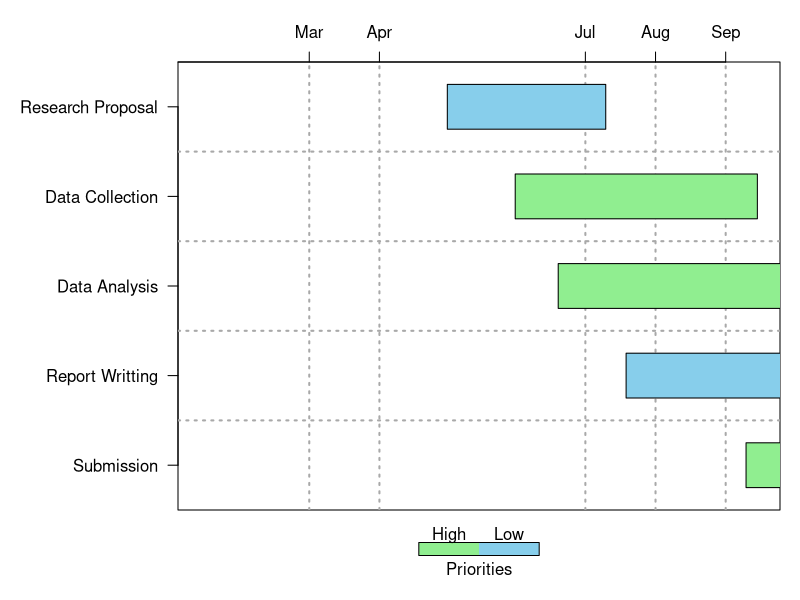
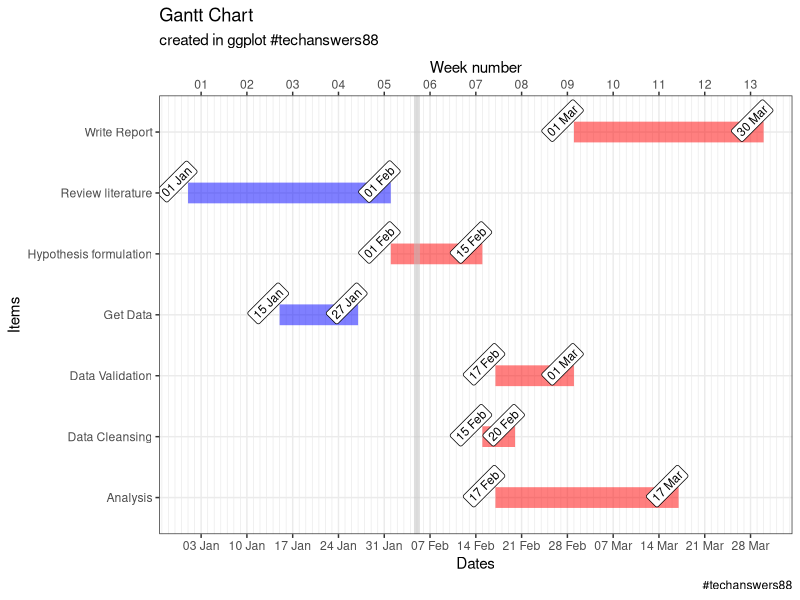
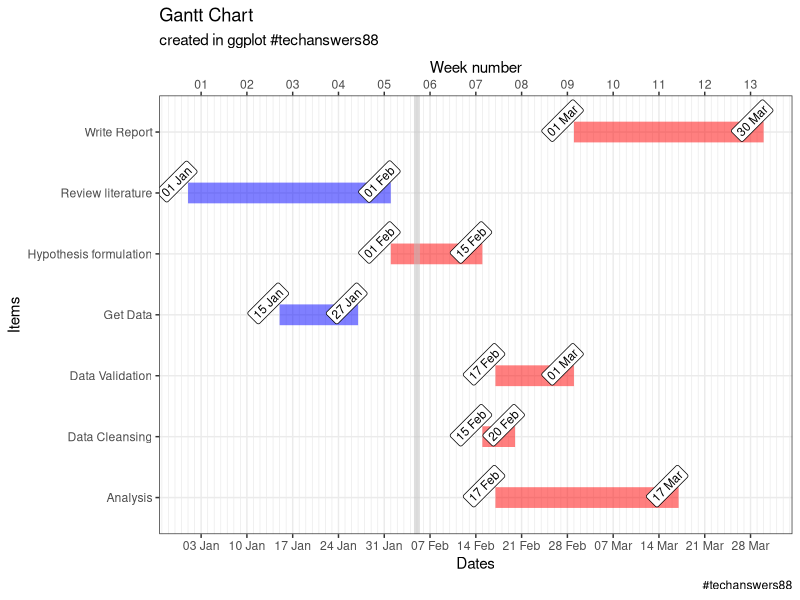
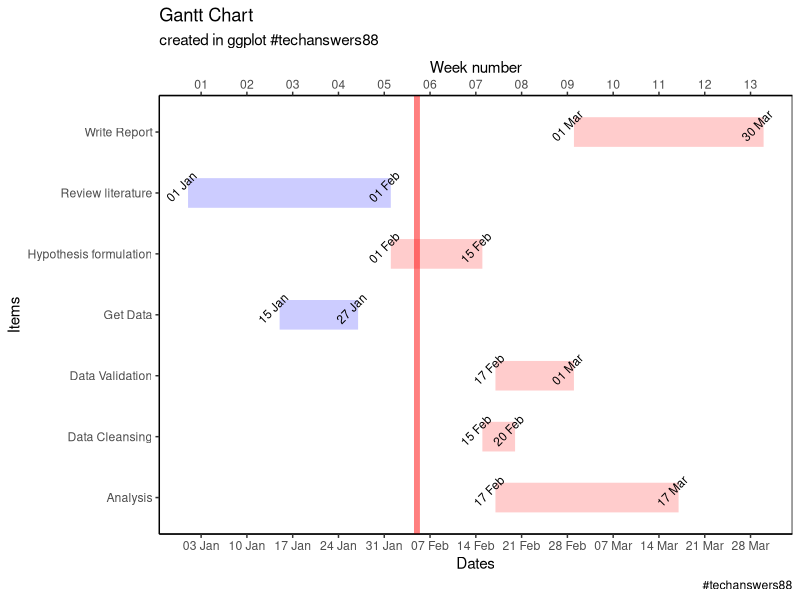
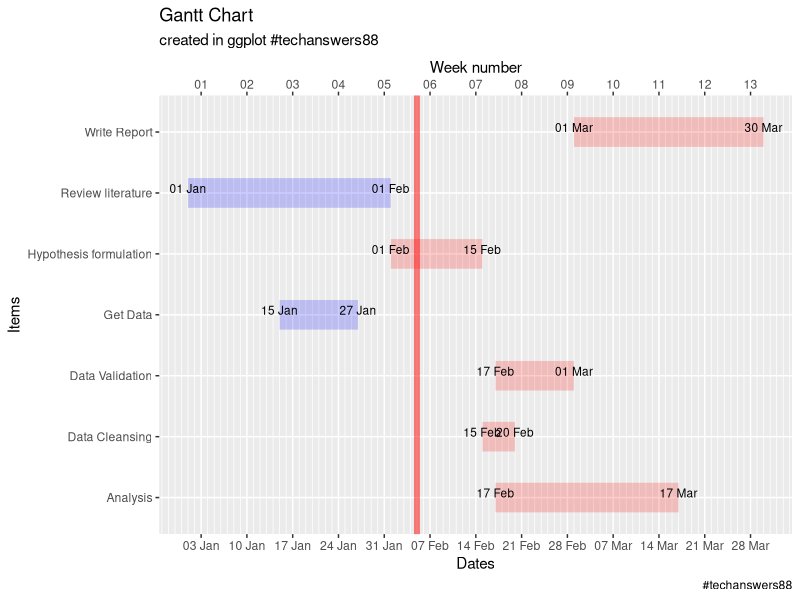
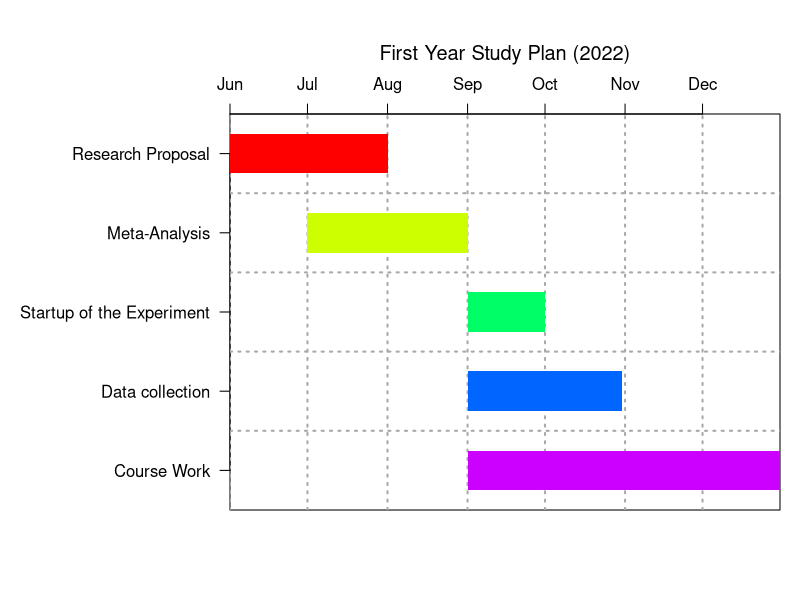
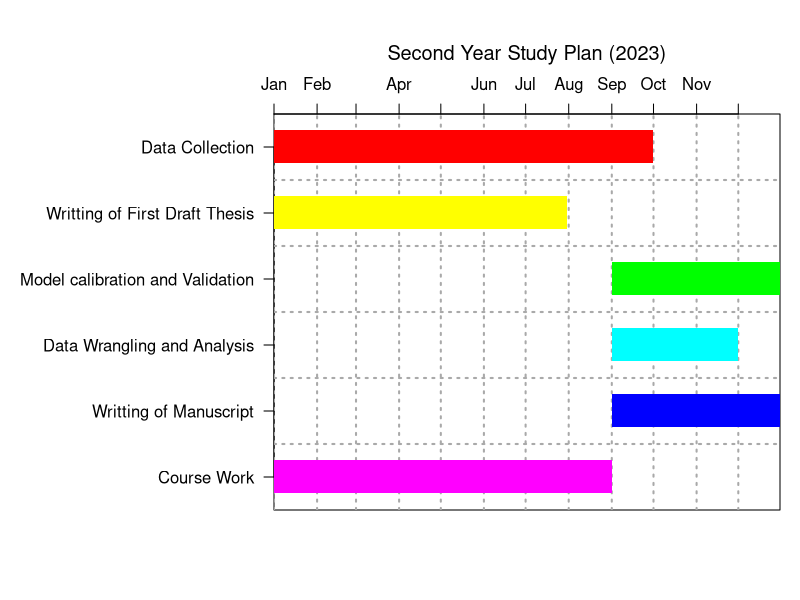
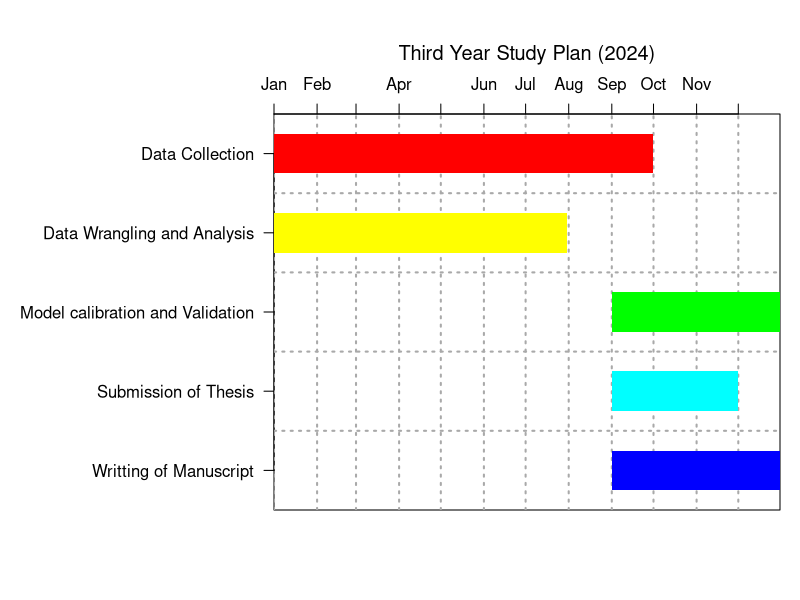

Write R code to recreate these figures, in order.
# Gant chart in R

library(plotrix)
library(lubridate)

task = list(labels=c('Research Proposal','Data Collection',
                     'Data Analysis','Report Writting','Submission'),
            starts=ymd(c('2022-05-01','2022-05-31','2022-06-19','2022-07-19','2022-09-10')),
            ends=ymd(c('2022-07-10','2022-09-15','2022-10-11','2022-12-02','2022-10-13')),
            priorities=c(2,1,1,2,1))


# Vertical grid position

vgridpos=ymd(c('2022-01-01','2022-03-01','2022-04-01','2022-07-01','2022-08-01','2022-09-01'))

# Vertical grid labels

vgridlab=c('Jan','Mar','Apr','Jul','Aug','Sep')

gantt.chart(x = task,vgridpos = vgridpos,vgridlab = vgridlab,hgrid = TRUE,priority.legend = TRUE,xlim = ymd(as.Date(c('2022-01-02','2022-09-25'))),
            taskcolors = c('lightgreen','skyblue'),border.col = 'black')



###########################################################################
###########################################################################
###                                                                     ###
###                           GANT CHART IN R                           ###
###                                                                     ###
###########################################################################
###########################################################################


# GGPLOT GANTT CHART
library(ggplot2)
library(tidyr)
library(lubridate)

df <- data.frame(Stage = c("Review literature" , "Hypothesis formulation"
                           , "Get Data"          , "Data Cleansing"
                           , "Data Validation"   , "Analysis"
                           ,"Write Report")
                 , Start = c("2022-01-01"      ,"2022-02-01"
                             ,"2022-01-15"        ,"2022-02-15"
                             ,"2022-02-17"        , "2022-02-17"
                             , "2022-03-01")

                 ,End = c("2022-02-01"         ,"2022-02-15"
                          ,"2022-01-27"        ,"2022-02-20"
                          ,"2022-03-01"        , "2022-03-17"
                          , "2022-03-30")
                 , Complete = c(TRUE, FALSE,TRUE, FALSE, FALSE, FALSE, FALSE))





df$Start <- ymd(df$Start)
df$End <- ymd(df$End)



df.melt <- df%>%
  tidyr::pivot_longer(col = c(Start,End))


today <- as.Date('2022-02-05')


# First Chart

pl <- ggplot(df.melt, aes(x = value, y = Stage, colour = Complete ))
pl <- pl + geom_line( alpha = 0.5, size = 7)
pl <- pl + geom_label(aes(label = format(value, "%d %b")), vjust = -0.5, angle = 45, size = 3, color = "black")
pl <- pl + theme_bw()
pl <- pl + geom_vline(xintercept = today, color = "grey", size = 2, alpha = 0.5)
pl <- pl + labs(title = "Gantt Chart")
pl <- pl + labs(subtitle = "created in ggplot #techanswers88")
pl <- pl + labs(caption = "#techanswers88")
pl <- pl + labs(x = "Date")
pl <- pl + labs(y = "Items")
pl <- pl + scale_color_manual(values = c("red", "blue"))
pl <- pl + theme(legend.position = "none")
pl <- pl + scale_x_date(name = "Dates"
                        ,  date_labels = "%d %b"
                        ,  date_breaks = "1 week"
                        , minor_breaks = "1 day"
                        ,  sec.axis =  dup_axis(name = "Week number",labels = scales::date_format('%W')))

pl


# Second Chart

pl <- ggplot(df.melt, aes(x = value, y = Stage, colour = Complete ))
pl <- pl + geom_line( alpha = 0.5, size = 7)
pl <- pl + geom_label(aes(label = format(value, "%d %b")), vjust = -0.5, angle = 45, size = 3, color = "black")
pl <- pl + theme_bw()
pl <- pl + geom_vline(xintercept = today, color = "grey", size = 2, alpha = 0.5)
pl <- pl + labs(title = "Gantt Chart")
pl <- pl + labs(subtitle = "created in ggplot #techanswers88")
pl <- pl + labs(caption = "#techanswers88")
pl <- pl + labs(x = "Date")
pl <- pl + labs(y = "Items")
pl <- pl + scale_color_manual(values = c("red", "blue"))
pl <- pl + theme(legend.position = "none")
pl <- pl + scale_x_date(name = "Dates"
                        ,  date_labels = "%d %b"
                        ,  date_breaks = "1 week"
                        , minor_breaks = "1 day"
                        ,  sec.axis =  dup_axis(name = "Week number",labels = scales::date_format('%W')))

pl


# Third Chart

pl <- ggplot(df.melt, aes(x = value, y = Stage, colour = Complete ))
pl <- pl + geom_line( alpha = 0.2, size = 10)
pl <- pl + geom_text(aes(label = format(value, "%d %b")), vjust = -0.5, angle = 45, size = 3, color = "black")
pl <- pl +   theme_classic()
pl <- pl + geom_vline(xintercept = today, color = "red", size = 2, alpha = 0.5)
pl <- pl + labs(title = "Gantt Chart")
pl <- pl + labs(subtitle = "created in ggplot #techanswers88")
pl <- pl + labs(caption = "#techanswers88")
pl <- pl + labs(x = "Date")
pl <- pl + labs(y = "Items")
pl <- pl + scale_color_manual(values = c("red", "blue"))
pl <- pl + theme(legend.position = "none")
pl <- pl + theme(panel.background = element_rect(color = "black"))
pl <- pl + scale_x_date(name = "Dates"
                        ,  date_labels = "%d %b"
                        ,  date_breaks = "1 week"
                        , minor_breaks = "1 day"
                        ,  sec.axis =  dup_axis(name = "Week number",labels = scales::date_format('%W')))

pl


# Fourt Chart

pl <- ggplot(df.melt, aes(x = value, y = Stage, colour = Complete ))
pl <- pl + geom_line( alpha = 0.2, size = 10)
pl <- pl + geom_text(aes(label = format(value, "%d %b")), vjust = 0, angle = 0, size = 3, color = "black")
pl <- pl +  theme_gray()
pl <- pl + geom_vline(xintercept = today, color = "red", size = 2, alpha = 0.5)
pl <- pl + labs(title = "Gantt Chart")
pl <- pl + labs(subtitle = "created in ggplot #techanswers88")
pl <- pl + labs(caption = "#techanswers88")
pl <- pl + labs(x = "Date")
pl <- pl + labs(y = "Items")
pl <- pl + scale_color_manual(values = c("red", "blue"))
pl <- pl + theme(legend.position = "none")
pl <- pl + scale_x_date(name = "Dates"
                        ,  date_labels = "%d %b"
                        ,  date_breaks = "1 week"
                        , minor_breaks = "1 day"
                        ,  sec.axis =  dup_axis(name = "Week number",labels = scales::date_format('%W')))

pl


# How to save to power-point file

library(officer)
#
# my_pres <- read_pptx()
#
# my_pres <- add_slide(my_pres, layout = "Title and Content", master = "Office Theme")
# my_pres <- ph_with(x = my_pres, value = pl1,location = ph_location_fullsize() )
# print(my_pres, target = "e:/tmp/gantt charts in ggplot.pptx")  # give your folder location and file name









# Example

# First Year Study Plan

library(plotrix)
library(tidyverse)

set.seed(123)

Ymd.format<-"%Y/%m/%d"

gantt.info<-list(labels=
                   c("Research Proposal","Meta-Analysis",'Startup of the Experiment',"Data collection",'Course Work'),
                 starts=
                   as.POSIXct(strptime(
                     c("2022/06/01","2022/07/01","2022/09/01","2022/09/01","2022/09/01"),
                     format=Ymd.format)),
                 ends=
                   as.POSIXct(strptime(
                     c("2022/08/01","2022/09/01","2022/10/01","2022/10/31","2022/12/31"),
                     format=Ymd.format)),
                 priorities=c(1,2,3,4,5))


vgridpos<-as.POSIXct(strptime(c("2022/01/01","2022/02/01","2022/03/01",
                                "2022/04/01","2022/05/01","2022/06/01","2022/07/01","2022/08/01",
                                "2022/09/01","2022/10/01","2022/11/01","2022/12/01"),format=Ymd.format))


vgridlab<-
  c("Jan","Feb","Mar","Apr","May","Jun","Jul","Aug","Sep","Oct","Nov","Dec")


gantt.chart(gantt.info,main="First Year Study Plan (2022)",
            priority.legend=FALSE,vgridpos=vgridpos,vgridlab=vgridlab,hgrid=TRUE)


# Second Year Study Plan

set.seed(123)


Ymd.format<-"%Y/%m/%d"
gantt.info<-list(labels=
                   c("Data Collection","Writting of First Draft Thesis","Model calibration and Validation","Data Wrangling and Analysis","Writting of Manuscript","Course Work"),
                 starts=
                   as.POSIXct(strptime(
                     c("2022/01/01","2022/01/01","2022/09/01","2022/09/01","2022/09/01","2022/01/01"),
                     format=Ymd.format)),
                 ends=
                   as.POSIXct(strptime(
                     c("2022/10/01","2022/07/31","2022/12/31","2022/12/01","2022/12/31","2022/09/01"),
                     format=Ymd.format)),
                 priorities=c(1,2,3,4,5,6))


vgridpos<-as.POSIXct(strptime(c("2022/01/01","2022/02/01","2022/03/01",
                                "2022/04/01","2022/05/01","2022/06/01","2022/07/01","2022/08/01",
                                "2022/09/01","2022/10/01","2022/11/01","2022/12/01"),format=Ymd.format))


vgridlab<-
  c("Jan","Feb","Mar","Apr","May","Jun","Jul","Aug","Sep","Oct","Nov","Dec")


gantt.chart(gantt.info,main="Second Year Study Plan (2023)",
            priority.legend=FALSE,vgridpos=vgridpos,vgridlab=vgridlab,hgrid=TRUE)



# Third Year Plan

set.seed(123)

Ymd.format<-"%Y/%m/%d"
gantt.info<-list(labels=
                   c("Data Collection","Data Wrangling and Analysis","Model calibration and Validation","Submission of Thesis","Writting of Manuscript"),
                 starts=
                   as.POSIXct(strptime(
                     c("2022/01/01","2022/01/01","2022/09/01","2022/09/01","2022/09/01"),
                     format=Ymd.format)),
                 ends=
                   as.POSIXct(strptime(
                     c("2022/10/01","2022/07/31","2022/12/31","2022/12/01","2022/12/31"),
                     format=Ymd.format)),
                 priorities=c(1,2,3,4,5,6))


vgridpos<-as.POSIXct(strptime(c("2022/01/01","2022/02/01","2022/03/01",
                                "2022/04/01","2022/05/01","2022/06/01","2022/07/01","2022/08/01",
                                "2022/09/01","2022/10/01","2022/11/01","2022/12/01"),format=Ymd.format))


vgridlab<-
  c("Jan","Feb","Mar","Apr","May","Jun","Jul","Aug","Sep","Oct","Nov","Dec")


gantt.chart(gantt.info,main="Third Year Study Plan (2024)",
            priority.legend=FALSE,vgridpos=vgridpos,vgridlab=vgridlab,hgrid=TRUE)



# Fourth Year
set.seed(123)

Ymd.format<-"%Y/%m/%d"
gantt.info<-list(labels=
                   c("Preparation for Defence","Submission of Thesis","Submission of Manuscript","PhD Defence"),
                 starts=
                   as.POSIXct(strptime(
                     c("2022/01/01","2022/01/01","2022/09/01","2022/09/01"),
                     format=Ymd.format)),
                 ends=
                   as.POSIXct(strptime(
                     c("2022/10/01","2022/07/31","2022/12/31","2022/12/01"),
                     format=Ymd.format)),
                 priorities=c(1,2,3,4,5,6))


vgridpos<-as.POSIXct(strptime(c("2022/01/01","2022/02/01","2022/03/01",
                                "2022/04/01","2022/05/01","2022/06/01","2022/07/01","2022/08/01",
                                "2022/09/01","2022/10/01","2022/11/01","2022/12/01"),format=Ymd.format))


vgridlab<-
  c("Jan","Feb","Mar","Apr","May","Jun","Jul","Aug","Sep","Oct","Nov","Dec")


gantt.chart(gantt.info,main="Fourth Year Study Plan (2025)",
            priority.legend=FALSE,vgridpos=vgridpos,vgridlab=vgridlab,hgrid=TRUE)



# Stop Here and modify the code







# add a little extra space on the right side
gantt.chart(gantt.info,main="Calendar date Gantt chart (2004)",
            priority.legend=TRUE,vgridpos=vgridpos,vgridlab=vgridlab,hgrid=TRUE,
            xlim=as.POSIXct(strptime(c("2004/01/01","2004/12/20"),
                                     format=Ymd.format)))
# if both vgidpos and vgridlab are specified,
# starts and ends don't have to be dates
info2<-list(labels=c("Jim","Joe","Jim","John","John","Jake","Joe","Jed","Jake"),
            starts=c(8.1,8.7,13.0,9.1,11.6,9.0,13.6,9.3,14.2),
            ends=c(12.5,12.7,16.5,10.3,15.6,11.7,18.1,18.2,19.0))
gantt.chart(info2,vgridlab=8:19,vgridpos=8:19,
            main="All bars the same color",taskcolors="lightgray")
gantt.chart(info2,vgridlab=8:19,vgridpos=8:19,
            main="A color for each label",taskcolors=c(2,3,7,4,8))
gantt.chart(info2,vgridlab=8:19,vgridpos=8:19,
            main="A color for each interval - with borders",
            taskcolors=c(2,3,7,4,8,5,3,6,"purple"),border.col="black")


# Edit this script


Ymd.format<-"%Y/%m/%d"
gantt.info<-list(labels=
                   c("First task","Second task","Third task","Fourth task","Fifth task"),
                 starts=
                   as.POSIXct(strptime(
                     c("2004/01/01","2004/02/02","2004/03/03","2004/05/05","2004/09/09"),
                     format=Ymd.format)),
                 ends=
                   as.POSIXct(strptime(
                     c("2004/03/03","2004/05/05","2004/05/05","2004/08/08","2004/12/12"),
                     format=Ymd.format)),
                 priorities=c(1,2,3,4,5))
vgridpos<-as.POSIXct(strptime(c("2004/01/01","2004/02/01","2004/03/01",
                                "2004/04/01","2004/05/01","2004/06/01","2004/07/01","2004/08/01",
                                "2004/09/01","2004/10/01","2004/11/01","2004/12/01"),format=Ymd.format))
vgridlab<-
  c("Jan","Feb","Mar","Apr","May","Jun","Jul","Aug","Sep","Oct","Nov","Dec")
gantt.chart(gantt.info,main="Calendar date Gantt chart (2004)",
            priority.legend=TRUE,vgridpos=vgridpos,vgridlab=vgridlab,hgrid=TRUE)
